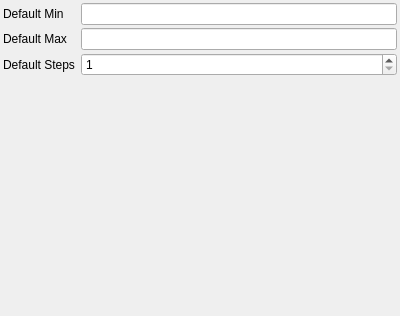
<?xml version="1.0" encoding="UTF-8"?>
<ui version="4.0">
 <class>toolbar_ramp_default_values</class>
 <widget class="QWidget" name="toolbar_ramp_default_values">
  <property name="geometry">
   <rect>
    <x>0</x>
    <y>0</y>
    <width>400</width>
    <height>316</height>
   </rect>
  </property>
  <property name="windowTitle">
   <string>Form</string>
  </property>
  <layout class="QGridLayout" name="gridLayout">
   <property name="leftMargin">
    <number>3</number>
   </property>
   <property name="topMargin">
    <number>3</number>
   </property>
   <property name="rightMargin">
    <number>3</number>
   </property>
   <property name="bottomMargin">
    <number>3</number>
   </property>
   <property name="horizontalSpacing">
    <number>6</number>
   </property>
   <property name="verticalSpacing">
    <number>3</number>
   </property>
   <item row="0" column="0">
    <widget class="QLabel" name="label_min">
     <property name="text">
      <string>Default Min</string>
     </property>
    </widget>
   </item>
   <item row="0" column="1">
    <widget class="QDoubleEdit" name="lineEdit_min"/>
   </item>
   <item row="1" column="0">
    <widget class="QLabel" name="label_max">
     <property name="text">
      <string>Default Max</string>
     </property>
    </widget>
   </item>
   <item row="1" column="1">
    <widget class="QDoubleEdit" name="lineEdit_max"/>
   </item>
   <item row="2" column="0">
    <widget class="QLabel" name="label_steps">
     <property name="text">
      <string>Default Steps</string>
     </property>
    </widget>
   </item>
   <item row="2" column="1">
    <widget class="QSpinBox" name="spinBox_steps">
     <property name="minimum">
      <number>1</number>
     </property>
     <property name="maximum">
      <number>240</number>
     </property>
    </widget>
   </item>
   <item row="3" column="0">
    <spacer name="verticalSpacer">
     <property name="orientation">
      <enum>Qt::Vertical</enum>
     </property>
     <property name="sizeHint" stdset="0">
      <size>
       <width>20</width>
       <height>0</height>
      </size>
     </property>
    </spacer>
   </item>
  </layout>
 </widget>
 <customwidgets>
  <customwidget>
   <class>QDoubleEdit</class>
   <extends>QLineEdit</extends>
   <header>qdoubleedit.h</header>
  </customwidget>
 </customwidgets>
 <resources>
  <include location="../../../openscantools.qrc"/>
 </resources>
 <connections/>
</ui>
